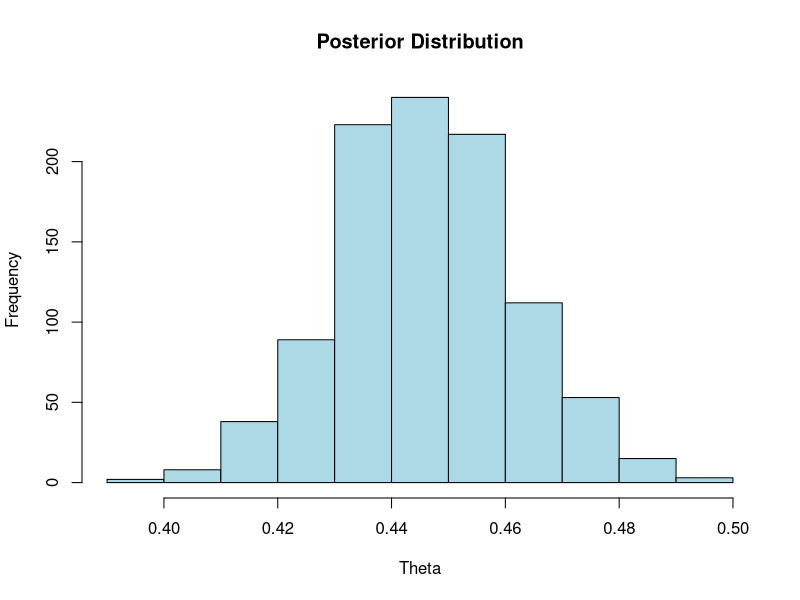

R code for this plot:
## ---- chunk 1
samples <- rbeta(1000, 438, 544)

hist(samples, main = "Posterior Distribution", xlab = "Theta", col = "lightblue", border = "black")

